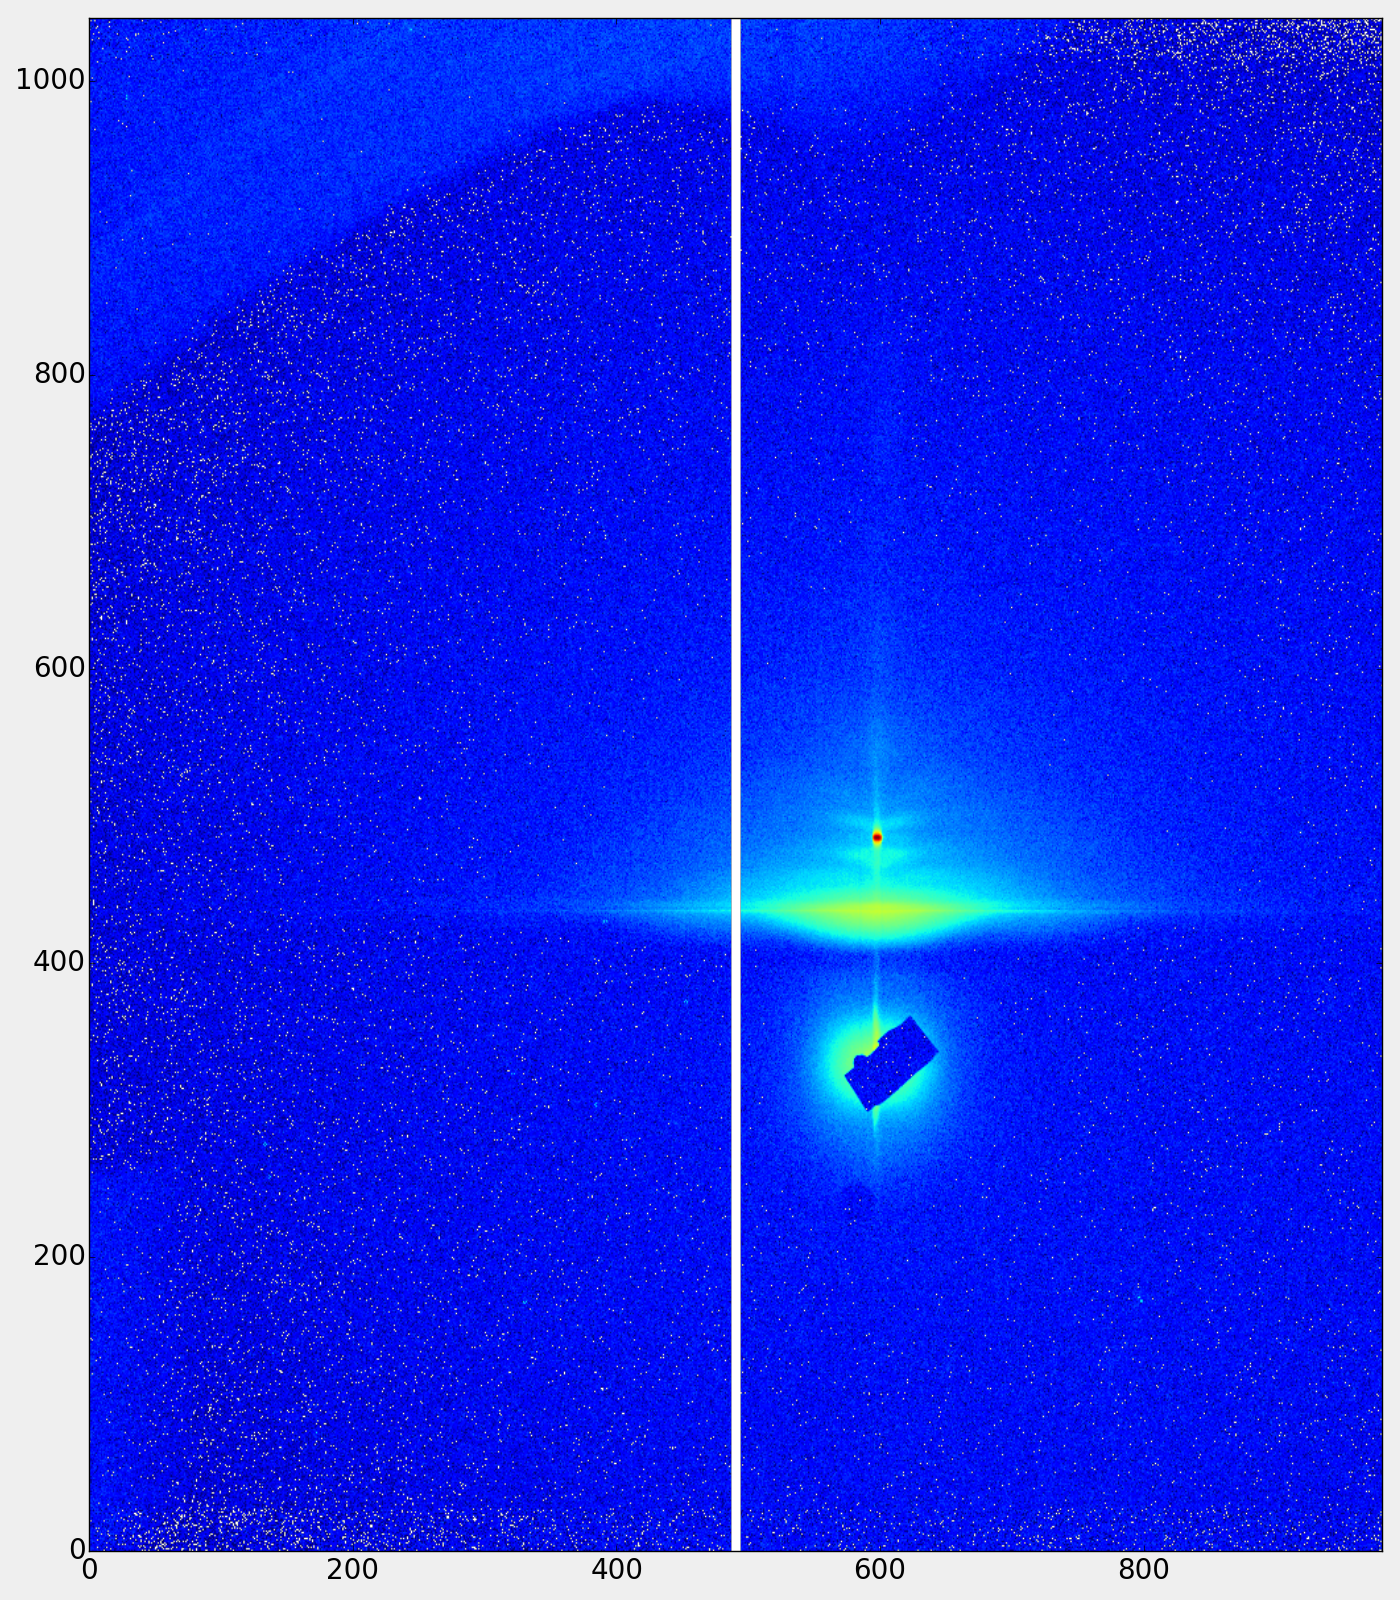

Generate this figure with Python:
"""
Shows experimental image for blender
"""

import matplotlib
from matplotlib import pyplot as plt
import math
import random
import numpy
import bornagain as ba
from SampleBuilder import MySampleBuilder

wavelength = 1.34*ba.angstrom
alpha_i = 0.46*ba.degree



def plot_as_colormap(hist, zmin=None, zmax=None):
    """
    Simple plot of intensity data as color map
    """
    if not zmin:
        zmin = 1.0

    if not zmax:
        zmax = hist.getMaximum()

    im = plt.imshow(hist.getArray(),
                    norm=matplotlib.colors.LogNorm(zmin, zmax),
                    extent=[hist.getXmin(), hist.getXmax(), hist.getYmin(), hist.getYmax()],
                    aspect='auto')
    # cb = plt.colorbar(im, pad = 0.025)
    # plt.xlabel(r'$\phi_f ^{\circ}$', fontsize=16)
    # plt.ylabel(r'$\alpha_f ^{\circ}$', fontsize=16)



def create_detector():
    """
    Creates and returns GALAXY detector
    """
    # detector setup as given from instrument responsible
    npx, npy = 981, 1043
    pixel_size = 0.172  # in mm
    detector_distance = 1730.0  # in mm
    beam_xpos, beam_ypos = 597.1, 323.4  # in pixels

    u0 = beam_xpos*pixel_size  # in mm
    v0 = beam_ypos*pixel_size  # in mm
    detector = ba.RectangularDetector(npx, npx*pixel_size, npy, npy*pixel_size)
    detector.setPerpendicularToDirectBeam(detector_distance, u0, v0)
    return detector


def create_simulation():
    """
    Creates and returns GISAS simulation with beam and detector defined
    """
    simulation = ba.GISASSimulation()
    simulation.setDetector(create_detector())
    simulation.setBeamParameters(wavelength, alpha_i, 0.0)
    simulation.setBeamIntensity(1e9)
    return simulation


def load_real_data(hist, filename="/home/pospelov/development/BornAgain/BornAgain/Examples/python/fitting/ex10_FitGALAXIData/galaxi_data.tif.gz"):
    """
    Fill histogram representing our detector with intensity data from tif file.
    Returns cropped version of it, which represent the area we are interested in.
    """
    #hist.load(filename)
    return ba.IntensityDataIOFactory.readIntensityData(filename)


def make_image():
    simulation = create_simulation()
    sample_builder = MySampleBuilder()
    simulation.setSampleBuilder(sample_builder)

    real_data = load_real_data(simulation.getIntensityData())

    matplotlib.rc('xtick', labelsize=20)
    matplotlib.rc('ytick', labelsize=20)
    fig = plt.figure(figsize=(14.0, 16.0), facecolor='#EFEFEF')
    plot_as_colormap(real_data)
    plt.tight_layout()
    # plt.savefig('galaxi_experimental_image.png', facecolor=fig.get_facecolor(), transparent=True, edgecolor='none')
    plt.savefig('galaxi_experimental_image.png', facecolor=fig.get_facecolor())
    plt.subplots_adjust(left=0.055)
    plt.show()

if __name__ == '__main__':
    make_image()
